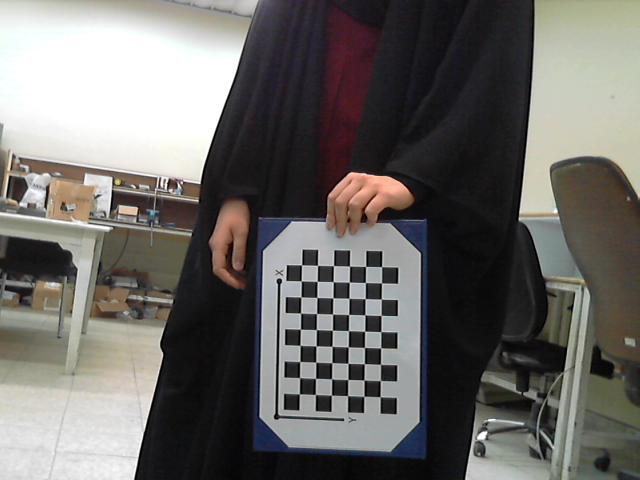
%> input picture results/10_1.jpg, 640 x 480 px
$ octave epipolar.m   (GNU Octave 9; MATLAB toolbox functions it lacks are replaced by stand-ins)
%> lines starting %> are read from the running program, lines starting %| are printed output that depends on the picture

I1 = imread("results/10_1.jpg");
%> I1 is the input picture: size 480x640x3 uint8; mean R, G, B 108, 105.7, 102.6
I2 = imread("results/10_2.jpg");
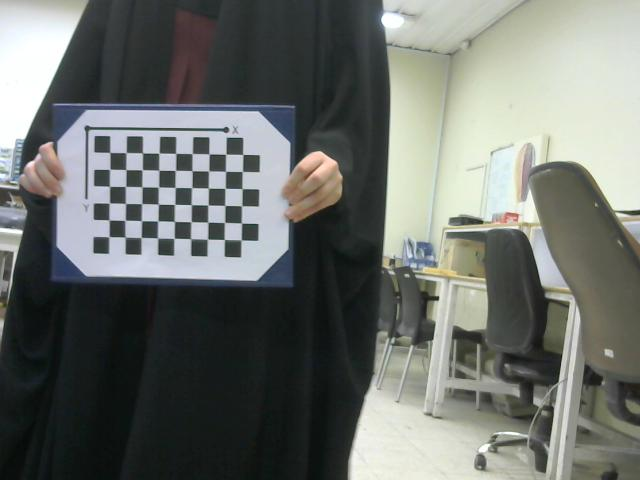
%> input picture results/10_2.jpg, 640 x 480 px
%> I2 is the input picture: size 480x640x3 uint8; mean R, G, B 109.6, 113.2, 108.8

%%single channel image
I1gray = rgb2gray(I1);
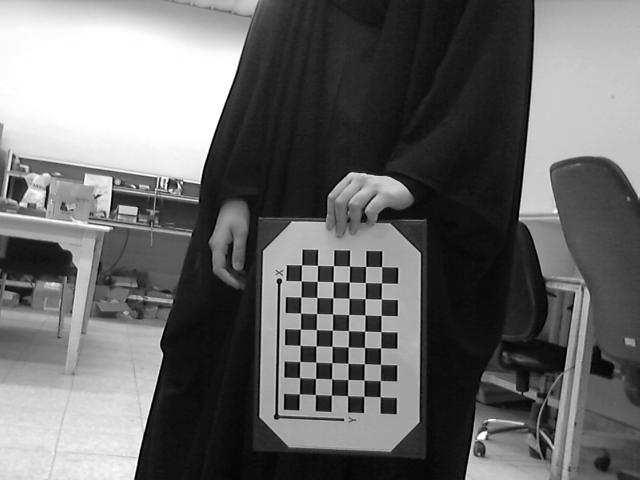
%> I1gray: size 480x640 uint8; min 0, max 255, mean 106
I2gray = rgb2gray(I2);
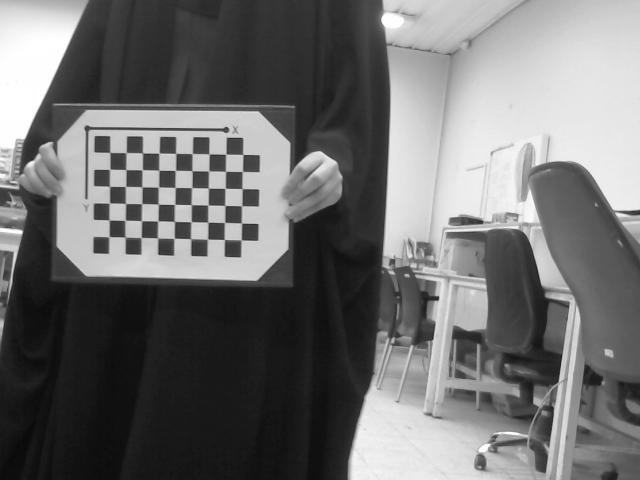
%> I2gray: size 480x640 uint8; min 7, max 255, mean 111.6

epipolar1(I1gray, I2gray)
% [1 line not run here, left out]
function epipolar1(img1, img2)
    %%detect match point between images
    points1 = detectKAZEFeatures(img1);
%> points1 = 2400 points; strongest (x, y): (390, 341), (390, 406), (390, 341), (295, 274), (294, 306)
    points2 = detectKAZEFeatures(img2);
%> points2 = 2057 points; strongest (x, y): (102, 246), (233, 250), (134, 247), (251, 233), (200, 249)
%> (the run ends here)
